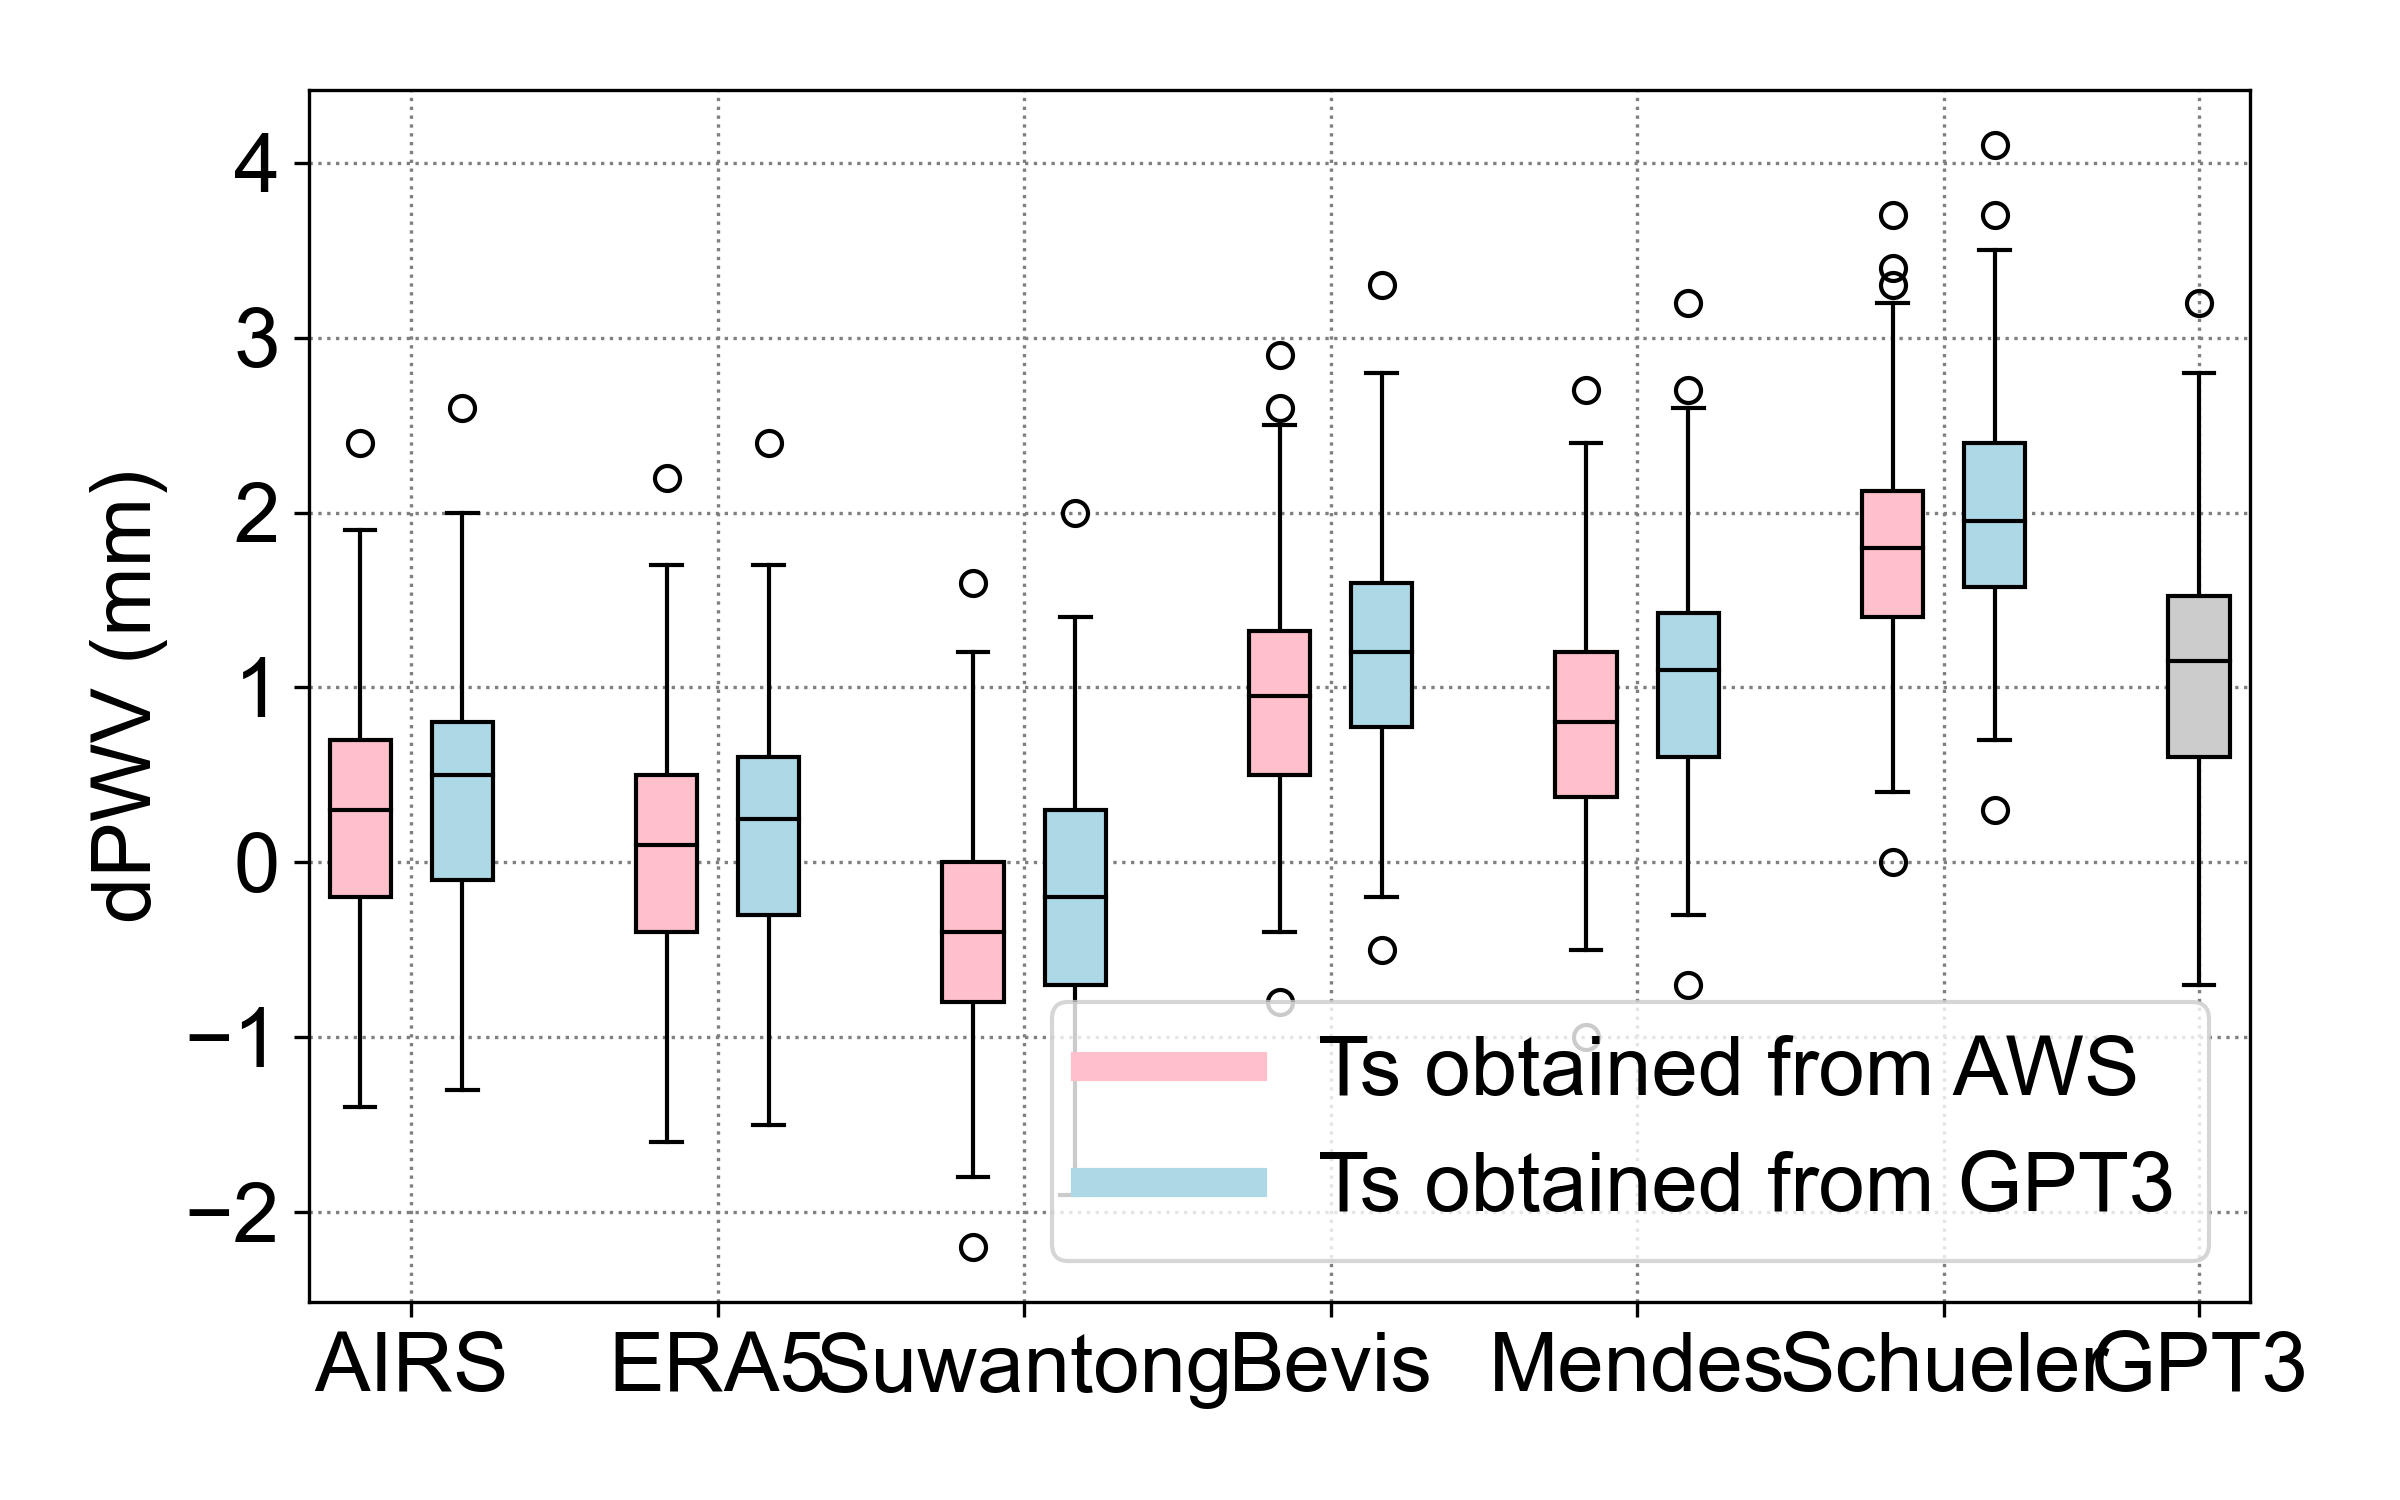

The Python source for this figure:
from matplotlib import pyplot as plt
import matplotlib
import os
import sys
import pandas as pd
import numpy as np
#from pylab import setp
                
def setBoxColors(bp):
    bp['boxes'][0].set(facecolor='pink')
    bp['boxes'][1].set(facecolor='lightblue') 
    
    bp['medians'][0].set(color='black')
    bp['medians'][1].set(color='black') 

    
matplotlib.rc('font',**{'family':'Arial','size' : 20}) # Place this script on the top before call library
dir_app = os.path.dirname(sys.argv[0])

fig, ax = plt.subplots();
fig.set_size_inches(8,5)

data = os.path.join(dir_app, 'result\with_h_corr_merge.csv')
df = pd.read_csv(data)
dPWV = df['ref_pwv'] - df['rata_meo']
pwv_std = np.std(dPWV)
df = df[np.absolute(dPWV)<pwv_std*1.7]  
         
ref = df['ref_pwv']
airs_meo = ref-df['airs_meo']
airs_gpt = ref-df['airs_gpt3']

ecmwf_meo = ref-df['ecmwf_meo']
ecmwf_gpt = ref-df['ecmwf_gpt3']

rata_meo = ref-df['rata_meo']
rata_gpt = ref-df['rata_gpt3']

bevis_meo = ref-df['bevis_meo']
bevis_gpt = ref-df['bevis_gpt3']

mendes_meo = ref-df['mendes_meo']
mendes_gpt = ref-df['mendes_gpt3']

schue_meo = ref-df['schue_meo']
schue_gpt = ref-df['schue_gpt3']

gpt3 = ref-df['gpt3_pwv']

result = f'airs:{np.mean(airs_meo):.1f}, {np.std(airs_meo):.1f}\n'
result+= f'ecmwf:{np.mean(ecmwf_meo):.1f}, {np.std(ecmwf_meo):.1f}\n'
result+= f'rata:{np.mean(rata_meo):.1f}, {np.std(rata_meo):.1f}\n'
result+= f'bevis:{np.mean(bevis_meo):.1f}, {np.std(bevis_meo):.1f}\n'
result+= f'mendes:{np.mean(mendes_meo):.1f}, {np.std(mendes_meo):.1f}\n'
result+= f'schue:{np.mean(schue_meo):.1f}, {np.std(schue_meo):.1f}\n'
result+= f'gpt:{np.mean(gpt3):.1f}, {np.std(gpt3):.1f}\n'
print('MEO\n'+result)

result = f'airs:{np.mean(airs_gpt):.1f}, {np.std(airs_gpt):.1f}\n'
result+= f'ecmwf:{np.mean(ecmwf_gpt):.1f}, {np.std(ecmwf_gpt):.1f}\n'
result+= f'rata:{np.mean(rata_gpt):.1f}, {np.std(rata_gpt):.1f}\n'
result+= f'bevis:{np.mean(bevis_gpt):.1f}, {np.std(bevis_gpt):.1f}\n'
result+= f'mendes:{np.mean(mendes_gpt):.1f}, {np.std(mendes_gpt):.1f}\n'
result+= f'schue:{np.mean(schue_gpt):.1f}, {np.std(schue_gpt):.1f}\n'
result+= f'gpt:{np.mean(gpt3):.1f}, {np.std(gpt3):.1f}\n'

print('GPT\n'+result)


airs = pd.DataFrame({ 
    'meo': airs_meo.to_numpy(), 
    'gpt': airs_gpt.to_numpy()})

ecmwf = pd.DataFrame({ 
    'meo': ecmwf_meo.to_numpy(), 
    'gpt': ecmwf_gpt.to_numpy()})   

rata = pd.DataFrame({ 
    'meo': rata_meo.to_numpy(), 
    'gpt': rata_gpt.to_numpy()})

bevis = pd.DataFrame({ 
    'meo': bevis_meo.to_numpy(), 
    'gpt': bevis_gpt.to_numpy()})    

mendes = pd.DataFrame({ 
    'meo': mendes_meo.to_numpy(), 
    'gpt': mendes_gpt.to_numpy()})   
    
schue = pd.DataFrame({ 
    'meo': schue_meo.to_numpy(), 
    'gpt': schue_gpt.to_numpy()})   
    
gpt3 = pd.DataFrame({ 
    'GPT3': gpt3.to_numpy()})  

nt = False
green_diamond = dict(color='#cccccc',markerfacecolor='#cccccc', marker='s',markersize=3)
bp = ax.boxplot(airs, notch=nt, patch_artist=True, positions = [0.5, 1.5], widths = 0.6, flierprops=green_diamond);setBoxColors(bp)
bp = ax.boxplot(ecmwf,notch=nt, patch_artist=True, positions = [3.5, 4.5], widths = 0.6, flierprops=green_diamond);setBoxColors(bp)
bp = ax.boxplot(rata, notch=nt, patch_artist=True, positions = [6.5, 7.5], widths = 0.6, flierprops=green_diamond);setBoxColors(bp)
bp = ax.boxplot(bevis,notch=nt, patch_artist=True, positions = [9.5, 10.5], widths = 0.6, flierprops=green_diamond);setBoxColors(bp)
bp = ax.boxplot(mendes,notch=nt,patch_artist=True, positions = [12.5,13.5], widths = 0.6, flierprops=green_diamond);setBoxColors(bp)
bp = ax.boxplot(schue,notch=nt, patch_artist=True, positions = [15.5,16.5], widths = 0.6, flierprops=green_diamond);setBoxColors(bp)
bp = ax.boxplot(gpt3, notch=nt, patch_artist=True, positions = [18.5], widths = 0.6, flierprops=green_diamond);
bp['boxes'][0].set(facecolor='#CCCCCC')
bp['medians'][0].set(color='black')

ax.grid(color='gray', linestyle=':')
ax.set_ylabel('dPWV (mm)')
#ax.set_title('Estimated GPS-PWV with different Tm models',fontweight="bold")
plt.xticks([1,4,7,10,13,16,18.5], ['AIRS','ERA5','Suwantong','Bevis','Mendes','Schueler','GPT3'])
plt.xticks(rotation=20)

# draw temporary red and blue lines and use them to create a legend
hB, = ax.plot([1,1],'-', color='pink',     linewidth=7.0)
hR, = ax.plot([1,1],'-', color='lightblue',linewidth=7.0)
ax.legend((hB, hR),('Ts obtained from AWS', 'Ts obtained from GPT3'),loc=4,prop={'size':20})
hB.set_visible(False)
hR.set_visible(False)
plt.tight_layout()
plt.savefig(os.path.join(dir_app, 'dPWV_boxPlot.png'), dpi=300)
plt.show() 
